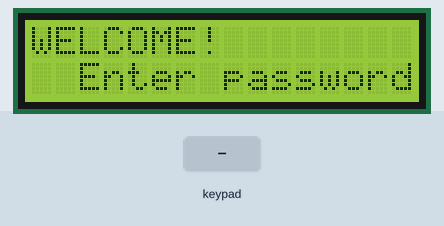
This program was run on a simulated Raspberry Pi (header pin numbers). Parts: 16×2 character LCD. The inputs (shaded band) are chosen by the test bench. The clock reads 2024-03-15 10:24:30 at power-on unless the program sets it; library files of the repository ran but are not shown: LCD1602.py.

Above: at 3.3 s.
3.4 s: keypad keys * * * * pressed 0.4 s apart
At 5.6 s:
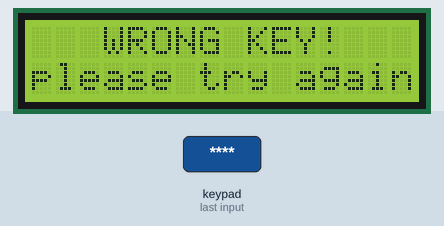
6.5 s: keypad keys 1 9 8 4 pressed 0.4 s apart
At 9.2 s:
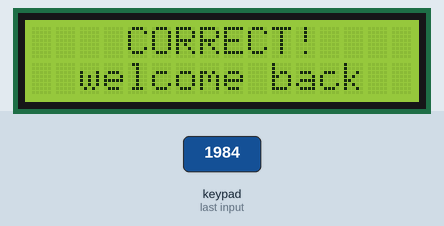
9.6 s: keypad keys 1 9 8 4 # pressed 0.4 s apart
At 12.7 s:
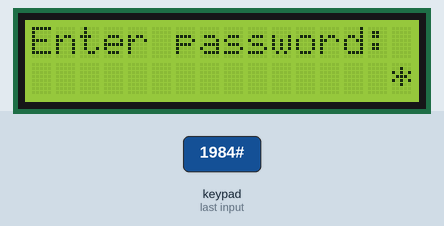
13.1 s: keypad keys * * * * A pressed 0.4 s apart
At 15.1 s:
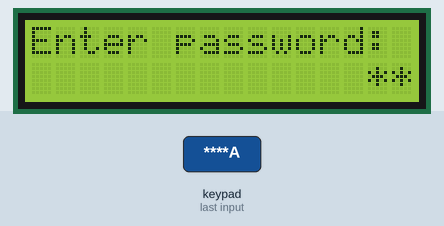
16.6 s: key '1' pressed
At 17.7 s:
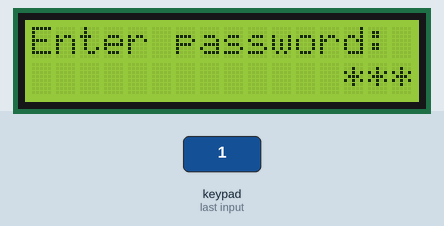
18.2 s: key '5' pressed
At 19.4 s:
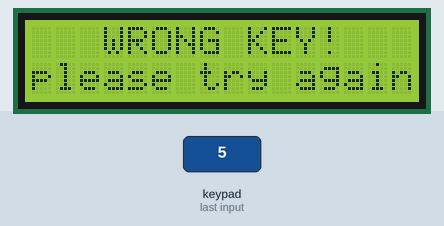
Timing chart, 0 to 20.9 s (numbered marks = the images above; inputs shaded):
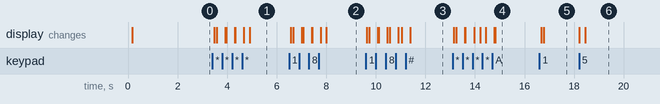

Measured:
- after the input at 3.4 s, the display: first changes after 0.08 s (image 1 shows a later state)
- after the input at 6.5 s, the display: first changes after 0.07 s (image 2 shows a later state)
- after the input at 9.6 s, the display: first changes at once (image 3 shows a later state)
- after the input at 13.1 s, the display: first changes at once (image 4 shows a later state)
- after the input at 16.6 s, the display: first changes after 0.07 s (image 5 shows a later state)
- after the input at 18.2 s, the display: first changes at once (image 6 shows a later state)

The program:

3.1.3_PasswordLock.py
```python
#!/usr/bin/env python3

import RPi.GPIO as GPIO
import time
import LCD1602

##################### HERE IS THE KEYPAD LIBRARY TRANSPLANTED FROM Arduino ############
#class Key:Define some of the properties of Key
class Key(object):
    NO_KEY = '\0'
    #Defines the four states of Key
    IDLE = 0
    PRESSED = 1
    HOLD = 2
    RELEASED = 3
    #define OPEN and CLOSED
    OPEN = 0
    CLOSED =1
    #constructor
    def __init__(self):
        self.kchar = self.NO_KEY
        self.kstate = self.IDLE
        self.kcode = -1
        self.stateChanged = False

class Keypad(object):
    NULL = '\0'
    LIST_MAX = 10    #Max number of keys on the active list.
    MAPSIZE = 10    #MAPSIZE is the number of rows (times 16 columns)
    bitMap = [0]*MAPSIZE
    key = [Key()]*LIST_MAX
    holdTime = 500        #key hold time
    holdTimer = 0
    startTime = 0
    #Allows custom keymap, pin configuration, and keypad sizes.
    def __init__(self,usrKeyMap,row_Pins,col_Pins,num_Rows,num_Cols):
        GPIO.setmode(GPIO.BOARD)
        self.rowPins = row_Pins
        self.colPins = col_Pins
        self.numRows = num_Rows
        self.numCols = num_Cols

        self.keymap = usrKeyMap
        self.setDebounceTime(10)
    #Returns a single key only. Retained for backwards compatibility.
    def getKey(self):
        single_key = True
        if(self.getKeys() and self.key[0].stateChanged and (self.key[0].kstate == self.key[0].PRESSED)):
            return self.key[0].kchar
        single_key = False
        return self.key[0].NO_KEY
    #Populate the key list.
    def getKeys(self):
        keyActivity = False
        #Limit how often the keypad is scanned.
        if((time.time() - self.startTime) > self.debounceTime*0.001):
            self.scanKeys()
            keyActivity = self.updateList()
            self.startTime = time.time()
        return keyActivity
    #Hardware scan ,the result store in bitMap
    def scanKeys(self):
        #Re-intialize the row pins. Allows sharing these pins with other hardware.
        for pin_r in self.rowPins:
            GPIO.setup(pin_r,GPIO.IN,pull_up_down = GPIO.PUD_UP)
        #bitMap stores ALL the keys that are being pressed.
        for pin_c in self.colPins:
            GPIO.setup(pin_c,GPIO.OUT)
            GPIO.output(pin_c,GPIO.LOW)
            for r in self.rowPins: #keypress is active low so invert to high.
                self.bitMap[self.rowPins.index(r)] = self.bitWrite(self.bitMap[self.rowPins.index(r)],self.colPins.index(pin_c),not GPIO.input(r))
            #Set pin to high impedance input. Effectively ends column pulse.
            GPIO.output(pin_c,GPIO.HIGH)
            GPIO.setup(pin_c,GPIO.IN)
    #Manage the list without rearranging the keys. Returns true if any keys on the list changed state.
    def updateList(self):
        anyActivity = False
        kk = Key()
        #Delete any IDLE keys
        for i in range(self.LIST_MAX):
            if(self.key[i].kstate == kk.IDLE):
                self.key[i].kchar = kk.NO_KEY
                self.key[i].kcode = -1
                self.key[i].stateChanged = False
        # Add new keys to empty slots in the key list.
        for r in range(self.numRows):
            for c in range(self.numCols):
                button = self.bitRead(self.bitMap[r],c)
                keyChar = self.keymap[r * self.numCols +c]
                keyCode = r * self.numCols +c
                idx = self.findInList(keyCode)
                #Key is already on the list so set its next state.
                if(idx > -1):
                    self.nextKeyState(idx,button)
                #Key is NOT on the list so add it.
                if((idx == -1) and button):
                    for i in range(self.LIST_MAX):
                        if(self.key[i].kchar == kk.NO_KEY):    #Find an empty slot or don't add key to list.
                            self.key[i].kchar = keyChar
                            self.key[i].kcode = keyCode
                            self.key[i].kstate = kk.IDLE    #Keys NOT on the list have an initial state of IDLE.
                            self.nextKeyState(i,button)
                            break    #Don't fill all the empty slots with the same key.
        #Report if the user changed the state of any key.
        for i in range(self.LIST_MAX):
            if(self.key[i].stateChanged):
                anyActivity = True
        return anyActivity
    #This function is a state machine but is also used for debouncing the keys.
    def nextKeyState(self,idx, button):
        self.key[idx].stateChanged = False
        kk = Key()
        if(self.key[idx].kstate == kk.IDLE):
            if(button == kk.CLOSED):
                self.transitionTo(idx,kk.PRESSED)
                self.holdTimer = time.time()    #Get ready for next HOLD state.
        elif(self.key[idx].kstate == kk.PRESSED):
            if((time.time() - self.holdTimer) > self.holdTime*0.001):    #Waiting for a key HOLD...
                self.transitionTo(idx,kk.HOLD)
            elif(button == kk.OPEN):        # or for a key to be RELEASED.
                self.transitionTo(idx,kk.RELEASED)
        elif(self.key[idx].kstate == kk.HOLD):
            if(button == kk.OPEN):
                self.transitionTo(idx,kk.RELEASED)
        elif(self.key[idx].kstate == kk.RELEASED):
            self.transitionTo(idx,kk.IDLE)

    def transitionTo(self,idx,nextState):
        self.key[idx].kstate = nextState
        self.key[idx].stateChanged = True
    #Search by code for a key in the list of active keys.
    #Returns -1 if not found or the index into the list of active keys.
    def findInList(self,keyCode):
        for i in range(self.LIST_MAX):
            if(self.key[i].kcode == keyCode):
                return i
        return -1
    #set Debounce Time,    The default is 50ms
    def setDebounceTime(self,ms):
        self.debounceTime = ms
    #set HoldTime,The default is 500ms
    def setHoldTime(self,ms):
        self.holdTime = ms
    #
    def isPressed(keyChar):
        for i in range(self.LIST_MAX):
            if(self.key[i].kchar == keyChar):
                if(self.key[i].kstate == self.self.key[i].PRESSED and self.key[i].stateChanged):
                    return True
        return False
    #
    def waitForKey():
        kk = Key()
        waitKey = kk.NO_KEY
        while(waitKey == kk.NO_KEY):
            waitKey = getKey()
        return waitKey

    def getState():
        return self.key[0].kstate
    #
    def keyStateChanged():
        return self.key[0].stateChanged

    def bitWrite(self,x,n,b):
        if(b):
            x |= (1<<n)
        else:
            x &=(~(1<<n))
        return x
    def bitRead(self,x,n):
        if((x>>n)&1 == 1):
            return True
        else:
            return False

################ EXAMPLE CODE START HERE ################
ROWS = 4
COLS = 4
LENS = 4
keys =     [    '1','2','3','A',
            '4','5','6','B',
            '7','8','9','C',
            '*','0','#','D'        ]
password=['1','9','8','4']
testword=['0','0','0','0']
keyIndex=0

rowsPins = [12,16,18,22]
colsPins = [19,15,13,11]

def check():
    for i in range(0,LENS):
        if(password[i]!=testword[i]):
            return 0
    return 1

def setup():
    LCD1602.init(0x27, 1)    # init(slave address, background light)
    LCD1602.clear()
    LCD1602.write(0, 0, 'WELCOME!')
    LCD1602.write(2, 1, 'Enter password')
    time.sleep(2)

def destroy():
    LCD1602.clear()

def loop():
    keypad = Keypad(keys,rowsPins,colsPins,ROWS,COLS)
    keypad.setDebounceTime(50)
    global keyIndex
    global LENS
    while(True):
        key = keypad.getKey()
        if(key != keypad.NULL):
            LCD1602.clear()
            LCD1602.write(0, 0, "Enter password:")
            LCD1602.write(15-keyIndex,1, "****")
            testword[keyIndex]=key
            keyIndex+=1
            if (keyIndex is LENS):
                if (check() is 0):
                    LCD1602.clear()
                    LCD1602.write(3, 0, "WRONG KEY!")
                    LCD1602.write(0, 1, "please try again")
                else:
                    LCD1602.clear()
                    LCD1602.write(4, 0, "CORRECT!")
                    LCD1602.write(2, 1, "welcome back")
            keyIndex=keyIndex%LENS


if __name__ == '__main__':     # Program start from here
    try:
        setup()
        loop()
    except KeyboardInterrupt:  # When 'Ctrl+C' is pressed, the program destroy() will be  executed.
        destroy()
```
